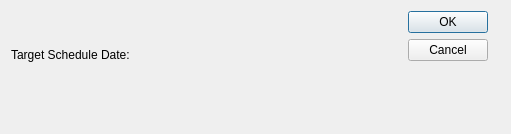
<?xml version="1.0" encoding="UTF-8"?>
<ui version="4.0">
 <comment>This file is part of the xTuple ERP: PostBooks Edition, a free and
open source Enterprise Resource Planning software suite,
Copyright (c) 1999-2019 by OpenMFG LLC, d/b/a xTuple.
It is licensed to you under the Common Public Attribution License
version 1.0, the full text of which (including xTuple-specific Exhibits)
is available at www.xtuple.com/CPAL.  By using this software, you agree
to be bound by its terms.</comment>
 <class>copyQuote</class>
 <widget class="QDialog" name="copyQuote">
  <property name="windowModality">
   <enum>Qt::ApplicationModal</enum>
  </property>
  <property name="geometry">
   <rect>
    <x>0</x>
    <y>0</y>
    <width>511</width>
    <height>134</height>
   </rect>
  </property>
  <property name="windowTitle">
   <string>Copy Quote to New Customer/Prospect</string>
  </property>
  <layout class="QGridLayout" name="gridLayout">
   <item row="0" column="4">
    <layout class="QVBoxLayout" name="verticalLayout">
     <property name="leftMargin">
      <number>14</number>
     </property>
     <property name="rightMargin">
      <number>12</number>
     </property>
     <item>
      <widget class="QDialogButtonBox" name="_buttonBox">
       <property name="orientation">
        <enum>Qt::Vertical</enum>
       </property>
       <property name="standardButtons">
        <set>QDialogButtonBox::Cancel|QDialogButtonBox::Ok</set>
       </property>
      </widget>
     </item>
     <item>
      <spacer name="verticalSpacer">
       <property name="orientation">
        <enum>Qt::Vertical</enum>
       </property>
       <property name="sizeType">
        <enum>QSizePolicy::Preferred</enum>
       </property>
       <property name="sizeHint" stdset="0">
        <size>
         <width>20</width>
         <height>0</height>
        </size>
       </property>
      </spacer>
     </item>
    </layout>
   </item>
   <item row="0" column="1">
    <layout class="QGridLayout" name="gridLayout_2">
     <item row="1" column="0">
      <widget class="XLabel" name="_quoteDateLit">
       <property name="text">
        <string>Target Schedule Date:</string>
       </property>
      </widget>
     </item>
     <item row="1" column="1">
      <layout class="QHBoxLayout" name="horizontalLayout">
       <item>
        <widget class="DLineEdit" name="_quoteDate"/>
       </item>
       <item>
        <spacer name="horizontalSpacer">
         <property name="orientation">
          <enum>Qt::Horizontal</enum>
         </property>
         <property name="sizeHint" stdset="0">
          <size>
           <width>40</width>
           <height>20</height>
          </size>
         </property>
        </spacer>
       </item>
      </layout>
     </item>
     <item row="0" column="0" colspan="2">
      <widget class="CustCluster" name="_cust"/>
     </item>
    </layout>
   </item>
   <item row="1" column="1">
    <spacer name="verticalSpacer_2">
     <property name="orientation">
      <enum>Qt::Vertical</enum>
     </property>
     <property name="sizeHint" stdset="0">
      <size>
       <width>20</width>
       <height>40</height>
      </size>
     </property>
    </spacer>
   </item>
  </layout>
 </widget>
 <customwidgets>
  <customwidget>
   <class>CustCluster</class>
   <extends>QWidget</extends>
   <header>custcluster.h</header>
  </customwidget>
  <customwidget>
   <class>DLineEdit</class>
   <extends>QWidget</extends>
   <header>datecluster.h</header>
   <container>1</container>
  </customwidget>
  <customwidget>
   <class>XLabel</class>
   <extends>QLabel</extends>
   <header>xlabel.h</header>
  </customwidget>
 </customwidgets>
 <resources/>
 <connections/>
</ui>
